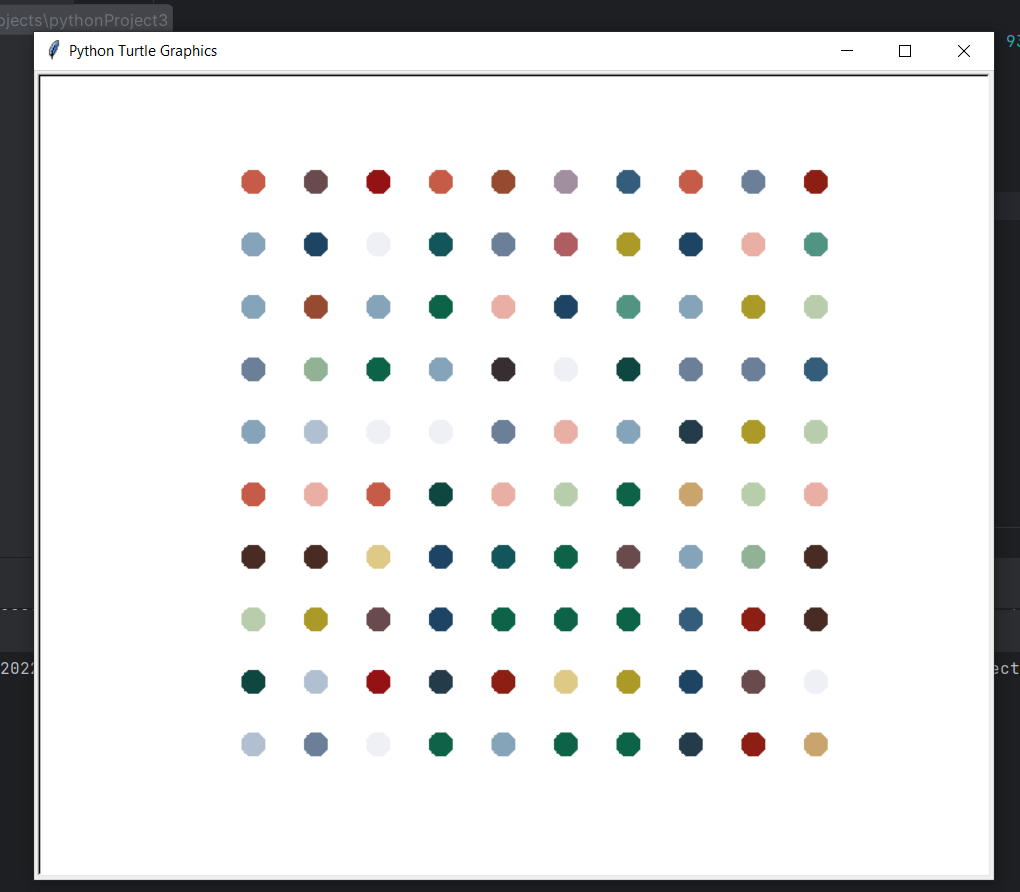

Source code (Python):
# import colorgram as color
import random
import turtle as turtle_module

# colors = color.extract('hirst.jpg', 30)
# rgb_colors = []
# for color in colors:
#     r = color.rgb.r
#     g = color.rgb.g
#     b = color.rgb.b
#     new_color = (r,g,b)
#
#
#     rgb_colors.append(new_color)
#
#
#
# print(rgb_colors)

color_list = [(202, 164, 109), (238, 240, 245), (150, 75, 49), (223, 201, 135), (52, 93, 124), (172, 154, 40), (140, 30, 19), (133, 163, 185), (198, 91, 71), (46, 122, 86), (72, 43, 35), (145, 178, 148), (13, 99, 71), (233, 175, 164), (161, 142, 158), (105, 74, 77), (55, 46, 50), (183, 205, 171), (36, 60, 74), (18, 86, 90), (81, 148, 129), (148, 17, 20), (14, 70, 64), (30, 68, 100), (107, 127, 153), (174, 94, 97), (176, 192, 209)]
tom = turtle_module.Turtle()
turtle_module.colormode(255)

tom.speed("fastest")
tom.penup()
tom.hideturtle()

tom.setheading(225)
tom.forward(300)
tom.setheading(0)
number_of_dots = 100

for dot_count in range(1, number_of_dots+1):
    tom.dot(20, random.choice(color_list))
    tom.forward(50)
    if  dot_count % 10 == 0:
        tom.setheading(90)
        tom.forward(50)
        tom.setheading(180)
        tom.forward(500)
        tom.setheading(0)




screen = turtle_module.Screen()
screen.exitonclick()
